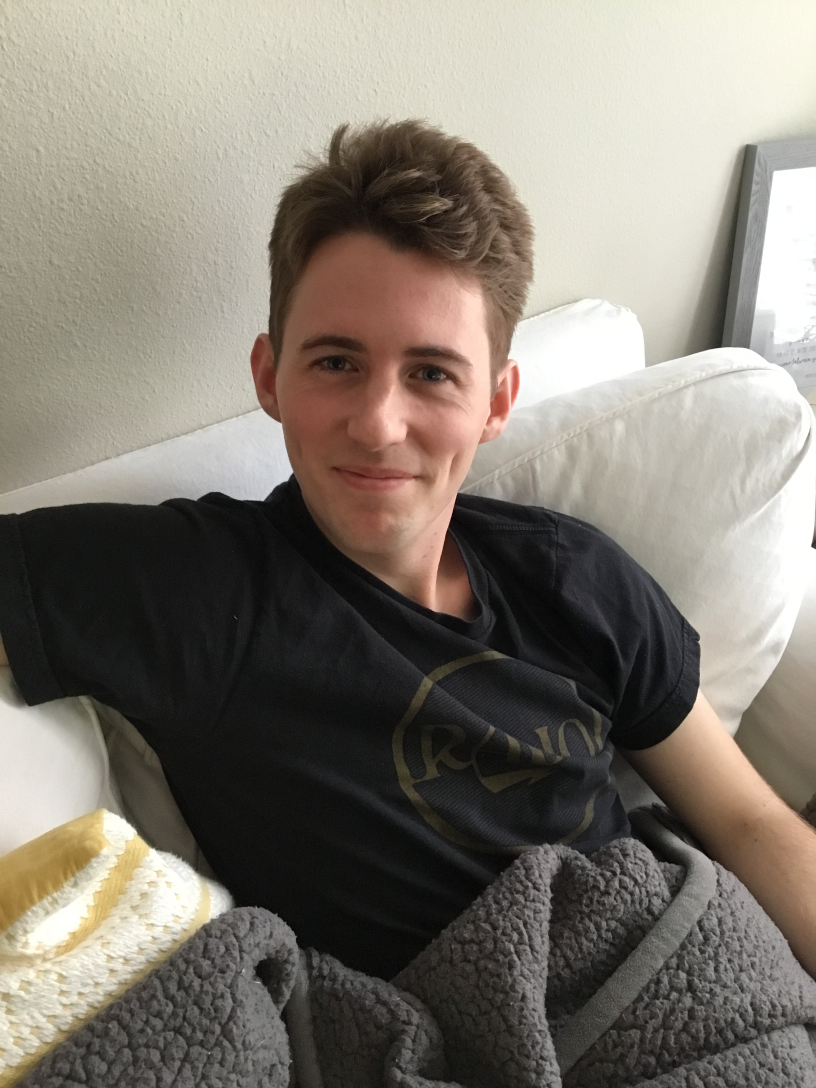
#> input picture Nash.JPG, 2448 x 3264 px (shown at 1/3 size)
$ python ImageTest.py
#> lines starting #> are read from the running program, lines starting #| are printed output that depends on the picture
from PIL import Image
import dlib
from skimage import io
from matplotlib import pyplot as plt
import cv2

def detect_faces(image):

    # [17 lines of commented-out code are left out]
    face_detector = dlib.get_frontal_face_detector()
    print(face_detector)
    # Run detector and get bounding boxes of the faces on image.
    detected_faces = face_detector(image, 1)
    print(detected_faces)
    face_frames = [(x.left(), x.top(),
                    x.right(), x.bottom()) for x in detected_faces]
    print(face_frames)

    return face_frames


def get_face(name):
#> called with name = 'Nash.JPG'
    face = cv2.imread(name)
#> face is the input picture: shape (3264, 2448, 3); mean B, G, R 113.4, 122.9, 129.4
    b,g,r = cv2.split(face)           # get b, g, r
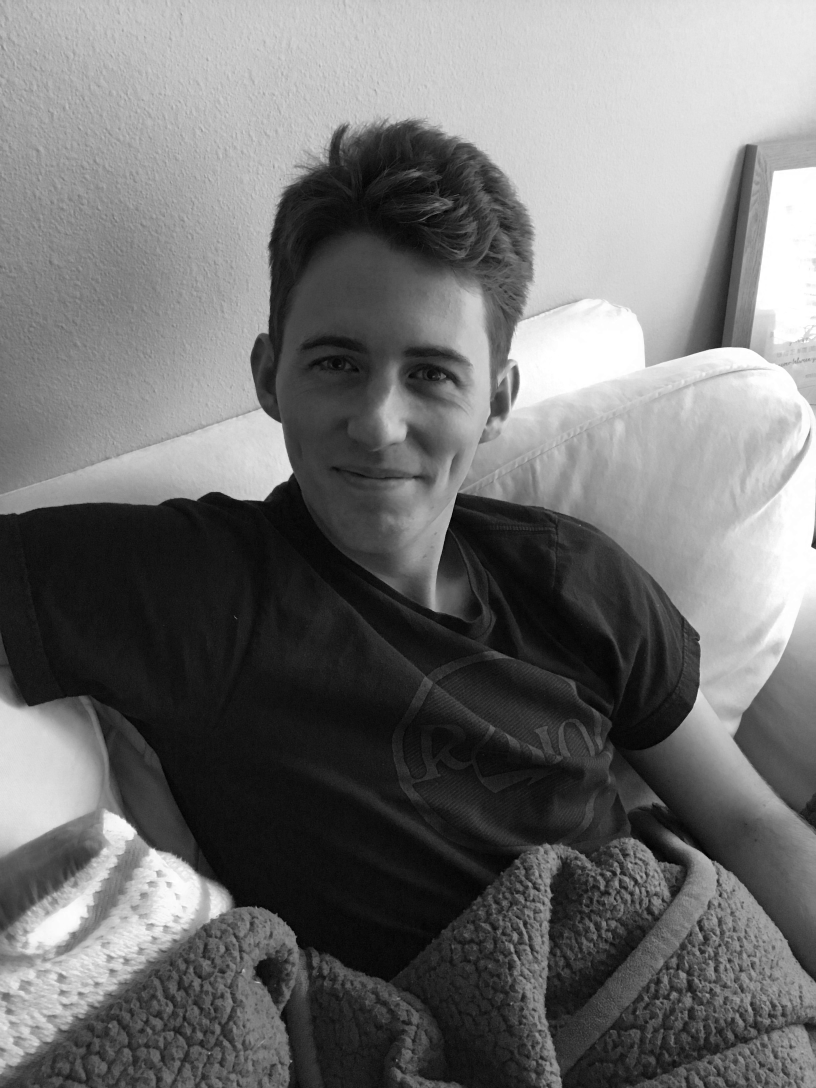
#> b: shape (3264, 2448) (shown at 1/3 size); min 0, max 255, mean 113.4
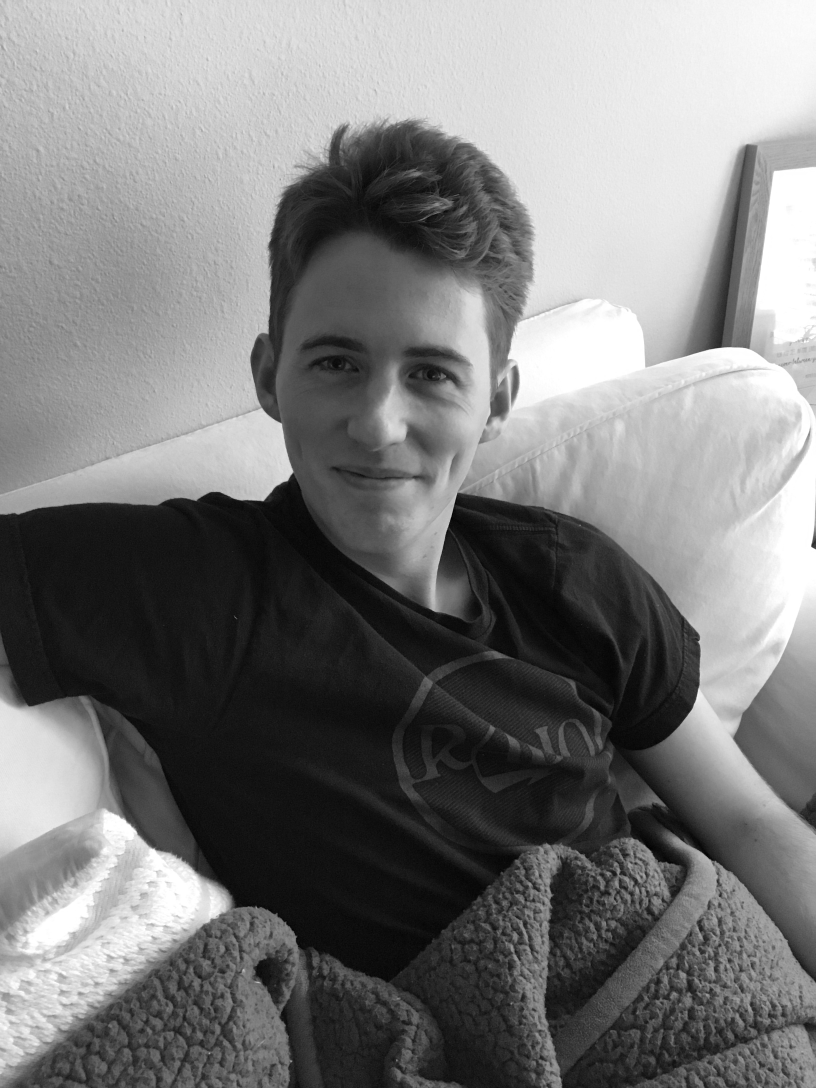
#> g: shape (3264, 2448) (shown at 1/3 size); min 0, max 255, mean 122.9
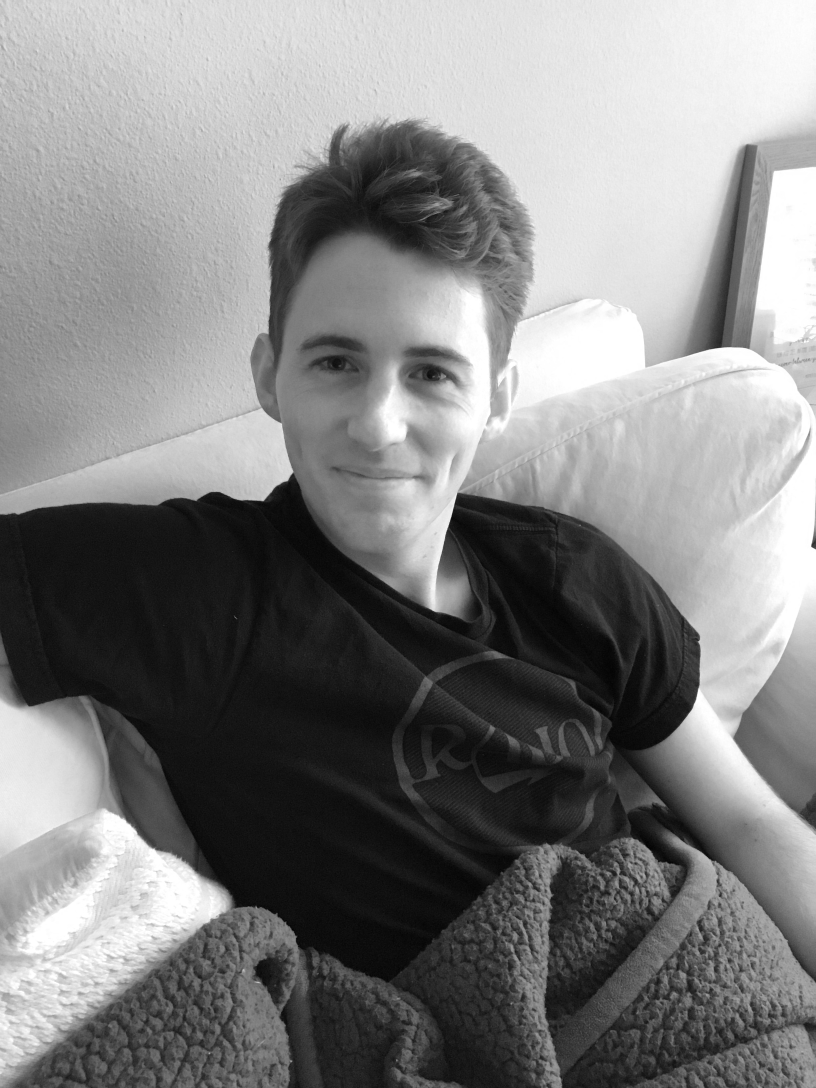
#> r: shape (3264, 2448) (shown at 1/3 size); min 0, max 255, mean 129.4
    face = cv2.merge([r,g,b])
    face2 = Image.fromarray(face)
    face2.save("Rachl.jpg")

    # print(face)
    detect = detect_faces(face)
    #
    print(detect)
    #
    # # for n, face_rect in enumerate(detect):
    # #     face = Image.fromarray(face).crop(face_rect)
    #
    face = Image.fromarray(face)
    face = face.crop(detect[0])
    #
    # face = face.convert("RGBA")
    #
    face = face.resize((140, 140), Image.BILINEAR)
    #
    img = Image.open('tyalor-tom.jpg')
    img_w, img_h = face.size
    offset = (img_w-20, img_h / 6)
    img.paste(face, offset)
    img.save("Test.jpg")

print("Hello")
get_face("Nash.JPG")
#> (the call stopped at in detect_faces, `face_detector = dlib.get_frontal_face_detector()`: dlib is not available in this run)

$ run again, with Alex.jpg copied over Nash.JPG
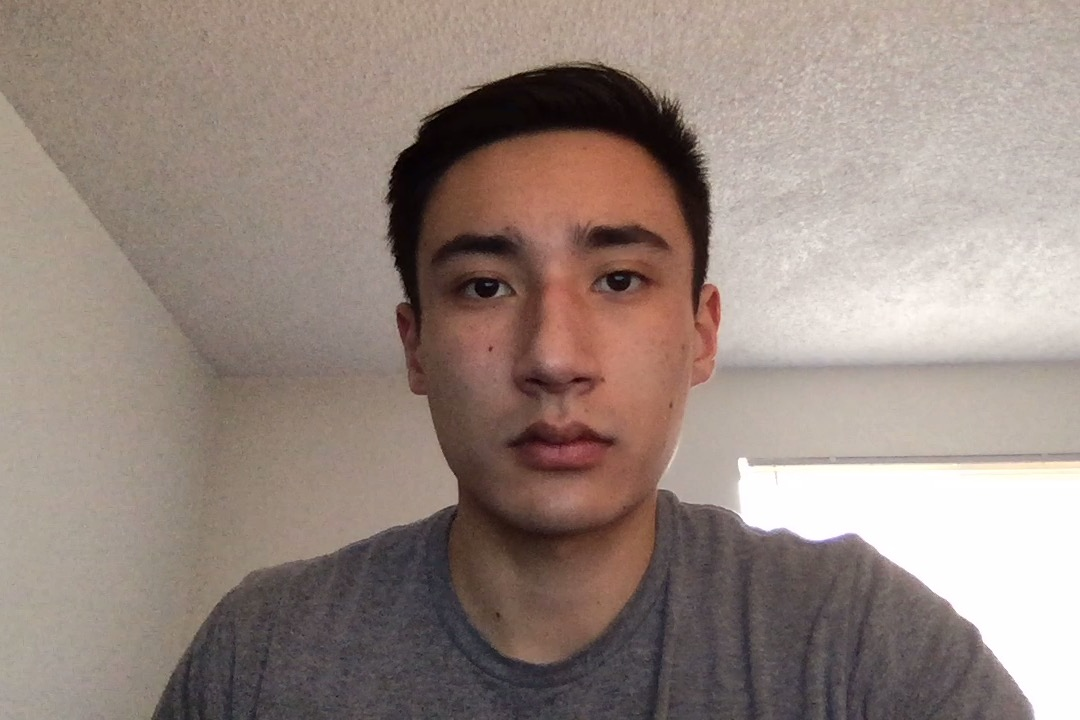
#> input picture Alex.jpg, 1080 x 720 px
#> in get_face, face is the input picture: shape (720, 1080, 3); mean B, G, R 127.7, 135.5, 151.4
#> in get_face, `b,g,r = cv2.split(face)`:
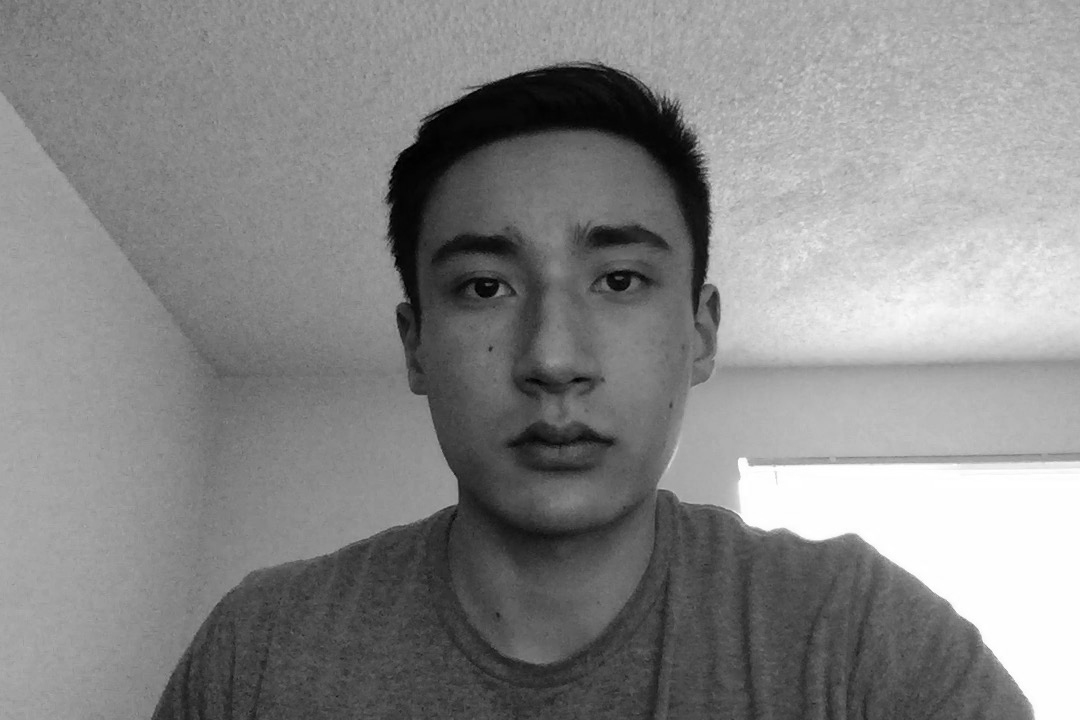
#> g: shape (720, 1080); min 0, max 255, mean 135.5
#> in get_face, `b,g,r = cv2.split(face)`:
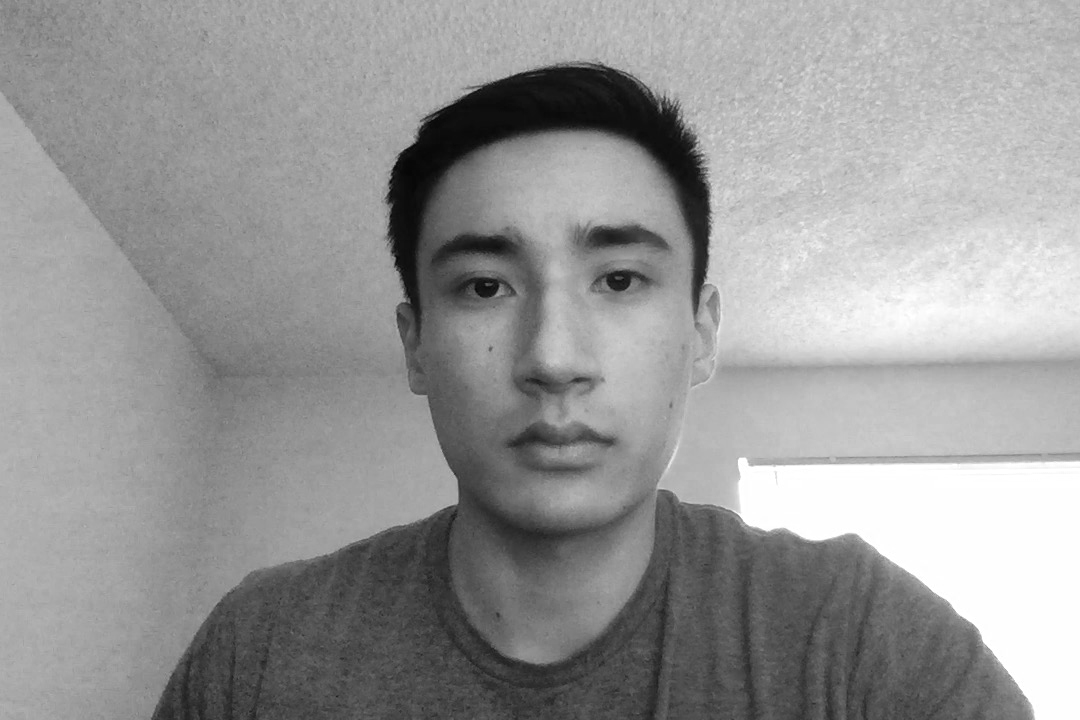
#> r: shape (720, 1080); min 6, max 255, mean 151.4

$ run again, with Crop.jpg copied over Nash.JPG
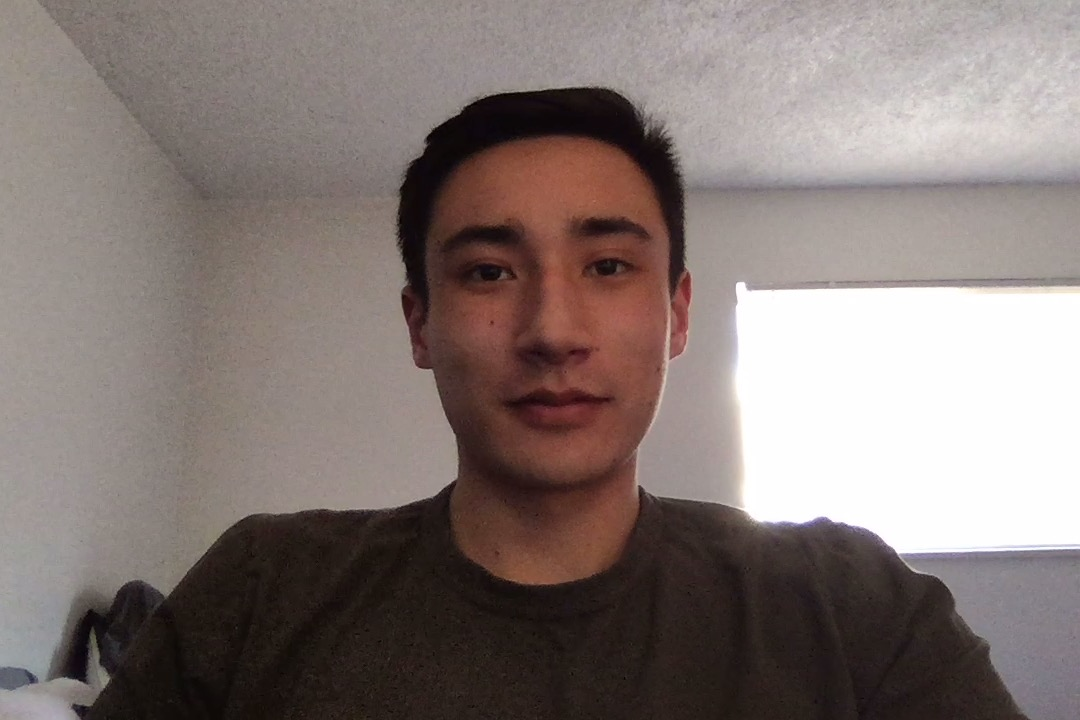
#> input picture Crop.jpg, 1080 x 720 px
#> in get_face, face is the input picture: shape (720, 1080, 3); mean B, G, R 116.6, 120.1, 132.2
#> in get_face, `b,g,r = cv2.split(face)`:
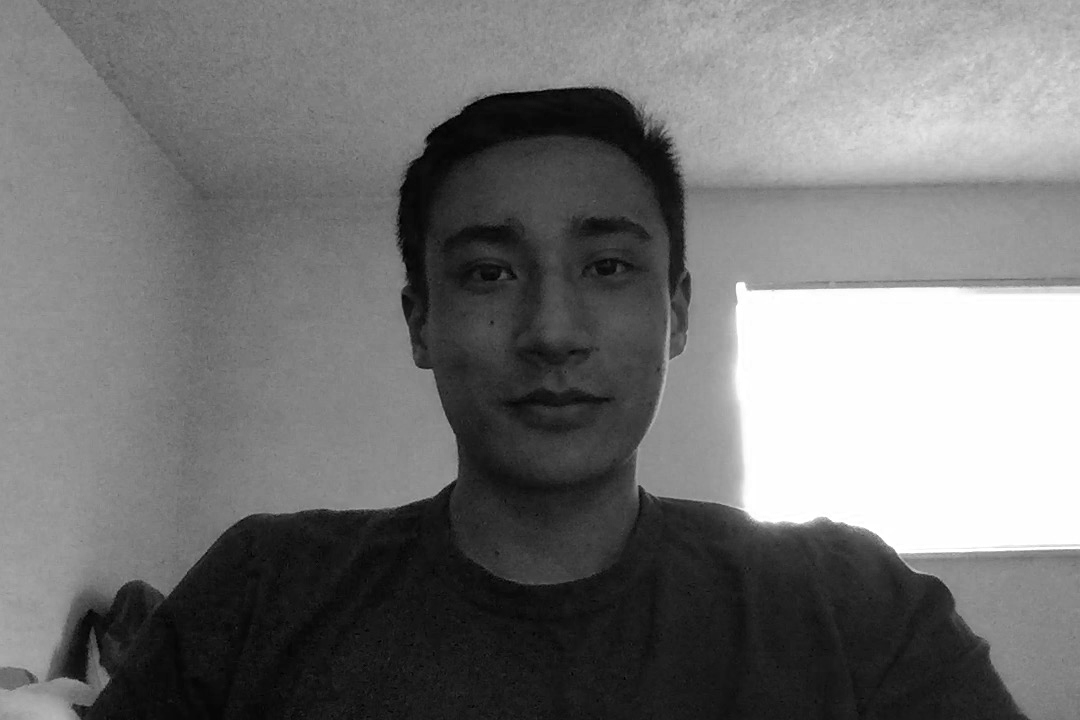
#> b: shape (720, 1080); min 0, max 255, mean 116.6
#> in get_face, `b,g,r = cv2.split(face)`:
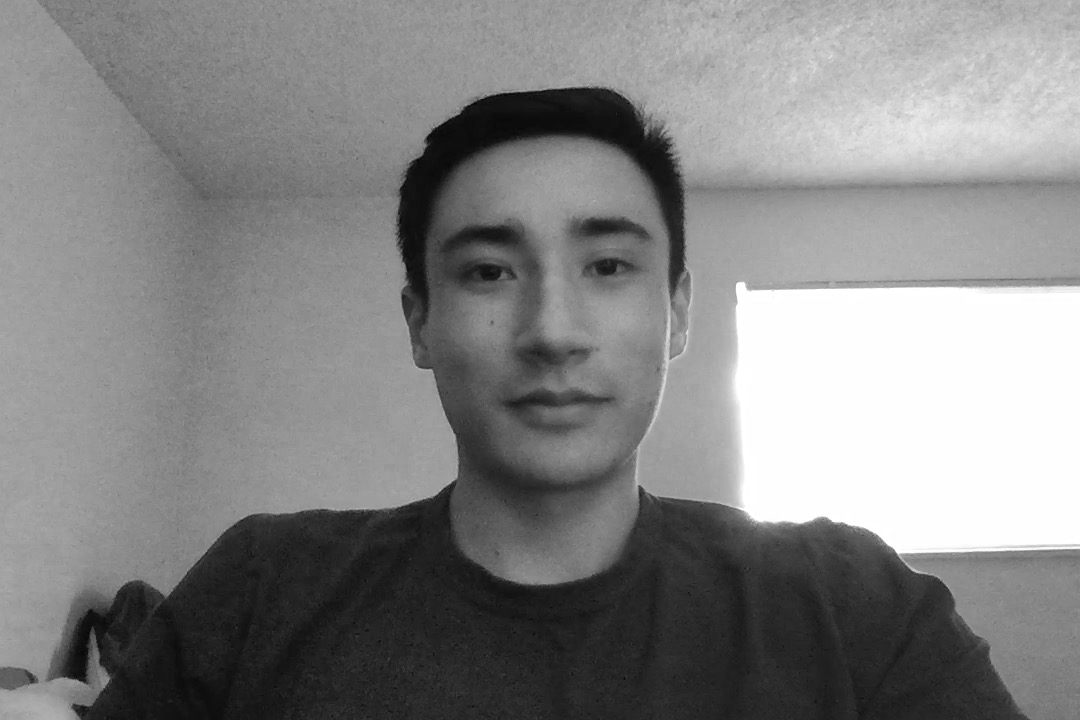
#> r: shape (720, 1080); min 4, max 255, mean 132.2

$ run again, with HarryStyles.jpg copied over Nash.JPG
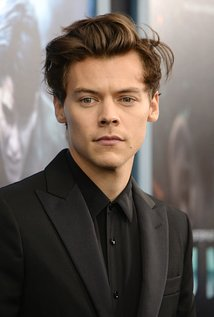
#> input picture HarryStyles.jpg, 214 x 317 px
#> in get_face, face is the input picture: shape (317, 214, 3); mean B, G, R 88.4, 95.2, 105.1
#> in get_face, `b,g,r = cv2.split(face)`:
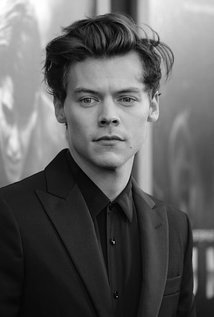
#> g: shape (317, 214); min 0, max 255, mean 95.2
#> in get_face, `b,g,r = cv2.split(face)`:
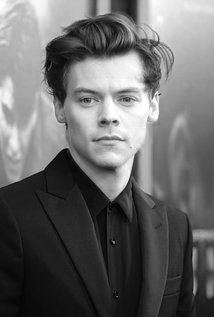
#> r: shape (317, 214); min 0, max 255, mean 105.1
